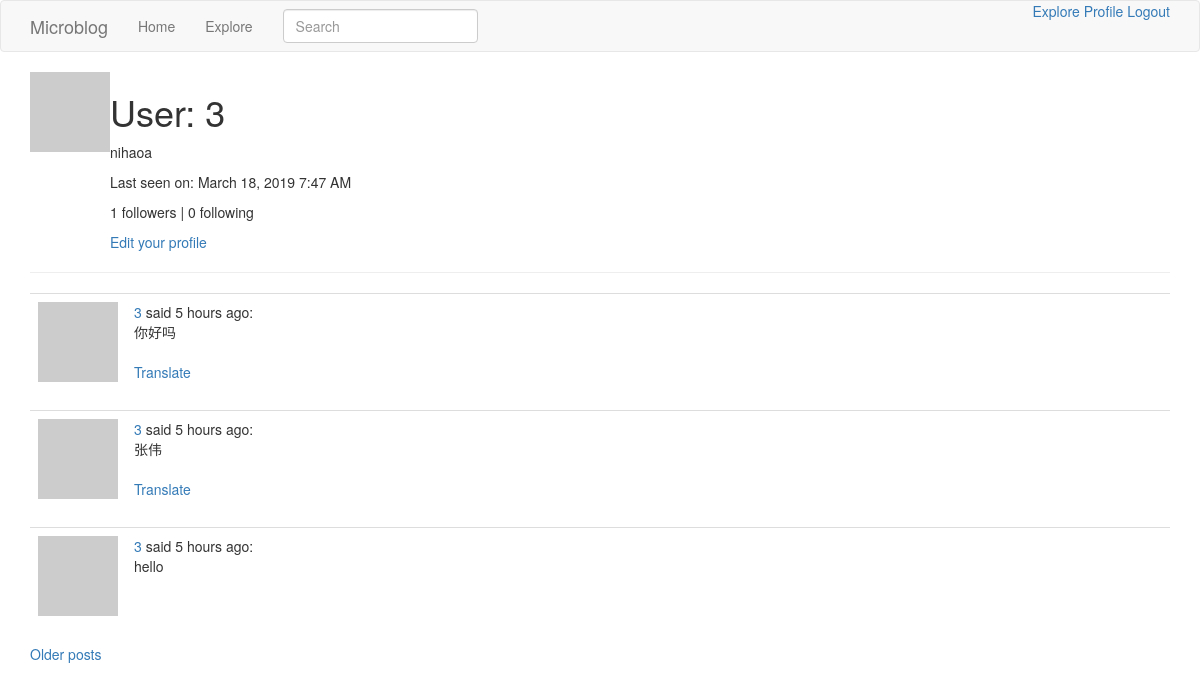
The page /user/3 (signed in) on the database as committed earlier.
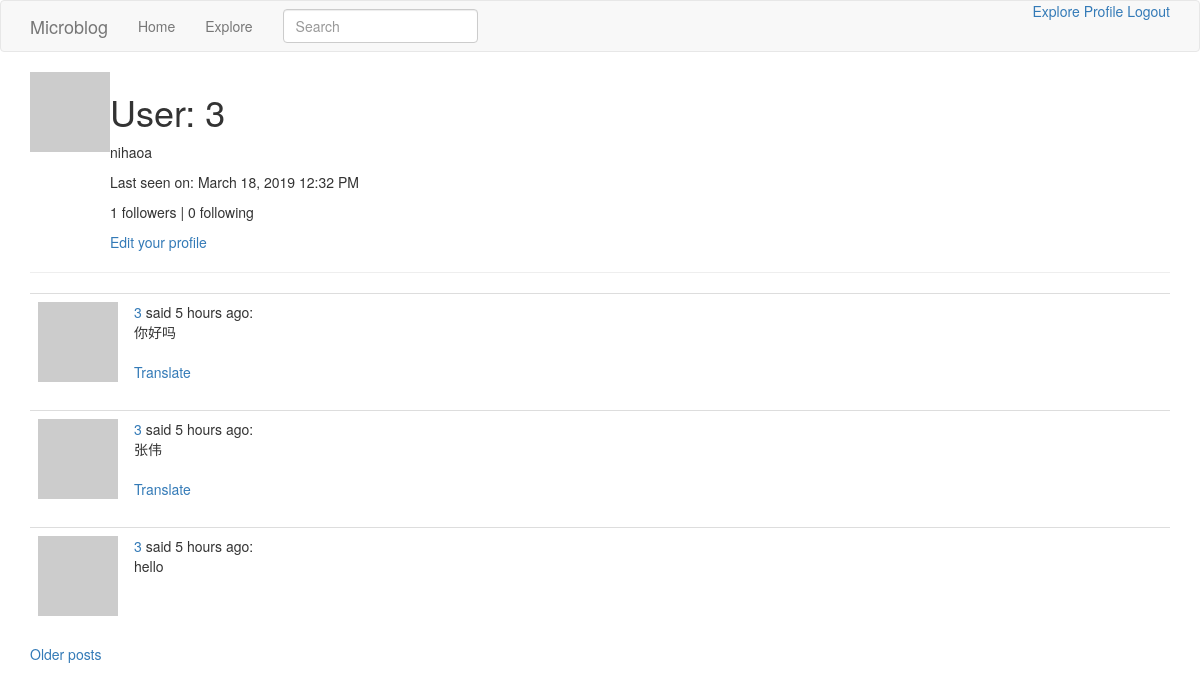
The same page on the database as committed later.
### app/models.py (models this page shows, shortened)
class User(UserMixin, db.Model):
    id = db.Column(db.Integer, primary_key=True)
    username = db.Column(db.String(64), index=True, unique=True)
    email = db.Column(db.String(120), index=True, unique=True)
    password_hash = db.Column(db.String(128))
    about_me = db.Column(db.String(140))
    last_seen = db.Column(db.DateTime, default=datetime.utcnow)
    posts = db.relationship('Post', backref='author', lazy='dynamic')
    followed = db.relationship(
        'User', secondary=followers,
        primaryjoin=(followers.c.follower_id == id),
        secondaryjoin=(followers.c.followed_id == id),
        backref=db.backref('followers', lazy='dynamic'), lazy='dynamic')
    def avatar(self, size):
        digest = md5(self.email.lower().encode('utf-8')).hexdigest()
        return 'https://www.gravatar.com/avatar/{}?d=identicon&s={}'.format(digest, size)

class SearchableMixin(object):
    @classmethod
    def before_commit(cls, session):
        session._changes = {
            'add': list(session.new),
            'update': list(session.dirty),
            'delete': list(session.deleted)
        }
    @classmethod
    def after_commit(cls, session):
        for obj in session._changes['add']:
            if isinstance(obj, SearchableMixin):
                add_to_index(obj.__tablename__, obj)
        for obj in session._changes['update']:
            if isinstance(obj, SearchableMixin):
                add_to_index(obj.__tablename__, obj)
        for obj in session._changes['delete']:
            if isinstance(obj, SearchableMixin):
                remove_from_index(obj.__tablename__, obj)
        session._changes = None

class Post(SearchableMixin, db.Model):
    __searchable__ = ['body']
    id = db.Column(db.Integer, primary_key=True)
    body = db.Column(db.String(140))
    timestamp = db.Column(db.DateTime, index=True, default=datetime.utcnow)
    language = db.Column(db.String(5))
    user_id = db.Column(db.Integer, db.ForeignKey('user.id'))

### app/main/routes.py (the view)
@bp.route('/user/<username>')
@login_required
def user(username):
    user = User.query.filter_by(username=username).first_or_404()
    page = request.args.get('page', 1, type=int)
    posts = user.posts.order_by(Post.timestamp.desc()).paginate(
        page, current_app.config['POSTS_PER_PAGE'], False)
    next_url = url_for('main.user', username=user.username,
                       page=posts.next_num) if posts.has_next else None
    prev_url = url_for('main.user', username=user.username,
                       page=posts.prev_num) if posts.has_prev else None
    return render_template('user.html', user=user, posts=posts.items,
                           next_url=next_url, prev_url=prev_url)

### app/main/forms.py
class SearchForm(FlaskForm):
    q = StringField('Search', validators=[DataRequired()])
    def __init__(self, *args, **kwargs):
        if 'formdata' not in kwargs:
            kwargs['formdata'] = request.args
        if 'csrf_enabled' not in kwargs:
            kwargs['csrf_enabled'] = False
        super(SearchForm, self).__init__(*args, **kwargs)

### app/main/routes.py (called while the page is built)
@bp.before_app_request
def before_request():
    if current_user.is_authenticated:
        current_user.last_seen = datetime.utcnow()
        db.session.commit()
        g.search_form = SearchForm()
    g.locale = str(get_locale())

### app/models.py (called while the page is built)
@login.user_loader
def load_user(id):
    return User.query.get(int(id))

### app/templates/user.html (shortened to what this page needs)
{% extends "base.html" %}
{% block app_content %}
		<table>
			<tr valign="top">
				<td><img src="{{ user.avatar(128) }}"></td>
				<td>
					<h1>User: {{ user.username }}</h1>
					{% if user.about_me %}
					<p>{{ user.about_me }}</p>
					{% endif %}
					{% if user.last_seen %}
					<p>Last seen on: {{ moment(user.last_seen).format('LLL') }}</p>
					{% endif %}
					<p>{{ user.followers.count() }} followers | {{ user.followed.count() }} following</p>
					{% if user == current_user %}
					<a href="{{ url_for('main.edit_profile') }}">Edit your profile</a>
					{% elif not current_user.is_following(user) %}
					<p><a href="{{ url_for('main.follow', username=user.username) }}">Follow</a></p>
					{% else %}
					<p><a href="{{ url_for('main.unfollow', username=user.username) }}">Unfollow</a></p>
					{% endif %}
				</td>
			</tr>
		</table>
		<hr>
    {% for post in posts %}
		{% include '_post.html' %}
    {% endfor %}
    {% if next_url %}
    <a href="{{ next_url }}">Older posts</a>
    {% endif %}
{% endblock %}

### app/templates/base.html (shortened to what this page needs)
{% extends 'bootstrap/base.html' %}
{% block navbar %}
    <nav class="navbar navbar-default">
        <div class="container">
            <div class="navbar-header">
                <a class="navbar-brand" href="{{ url_for('main.index') }}">Microblog</a>
            </div>
            <div class="collapse navbar-collapse" id="bs-example-navbar-collapse-1">
                <ul class="nav navbar-nav">
                    <li><a href="{{ url_for('main.index') }}">Home</a></li>
                    <li><a href="{{ url_for('main.explore') }}">Explore</a></li>
                </ul>
                <ul class="nav navbar-nav navbar-right">
                    {% if current_user.is_anonymous %}
                    <a href="{{ url_for('auth.login') }}">Login</a>
                    {% else %}
                    <a href="{{ url_for('main.explore') }}">Explore</a>
                    <a href="{{ url_for('main.user', username=current_user.username) }}">Profile</a>
                    <a href="{{ url_for('auth.logout') }}">Logout</a>
                    {% endif %}
                </ul>
                {% if g.search_form %}
                <form class="navbar-form navbar-left" method="get"
                        action="{{ url_for('main.search') }}">
                    <div class="form-group">
                        {{ g.search_form.q(size=20, class='form-control',
                            placeholder=g.search_form.q.label.text) }}
                    </div>
                </form>
                {% endif %}
            </div>
        </div>
    </nav>
{% endblock %}
{% block content %}
    <div class="container">
        {% block app_content %}{% endblock %}
    </div>
{% endblock %}

### app/templates/_post.html
<table class="table table-hover">
		<tr valign="top">
				<td width="70px">
					<a href="{{ url_for('main.user', username=post.author.username) }}">
							<img src="{{ post.author.avatar(70) }}" />
					</a>
				</td>
				<td>
					<a href="{{ url_for('main.user', username=post.author.username) }}">{{ post.author.username }}</a>
					said {{ moment(post.timestamp).fromNow() }}:
					<br><span id="post{{ post.id }}">{{ post.body }}</span>
					{% if post.language and post.language != g.locale %}
					<br><br>
					<span id="translation{{ post.id }}">
						<a href="javascript:translate(
						'#post{{ post.id }}',
						'#translation{{ post.id }}',
						'{{ post.language }}',
						'{{ g.locale }}');">{{ 'Translate' }}</a>
					</span>
			  	{% endif %}
				</td>
		</tr>
</table>

Rows that differ between the two databases and show on the page:
changed User "nihaoa": last_seen "March 18, 2019 7:47 AM" → "March 18, 2019 12:32 PM"
